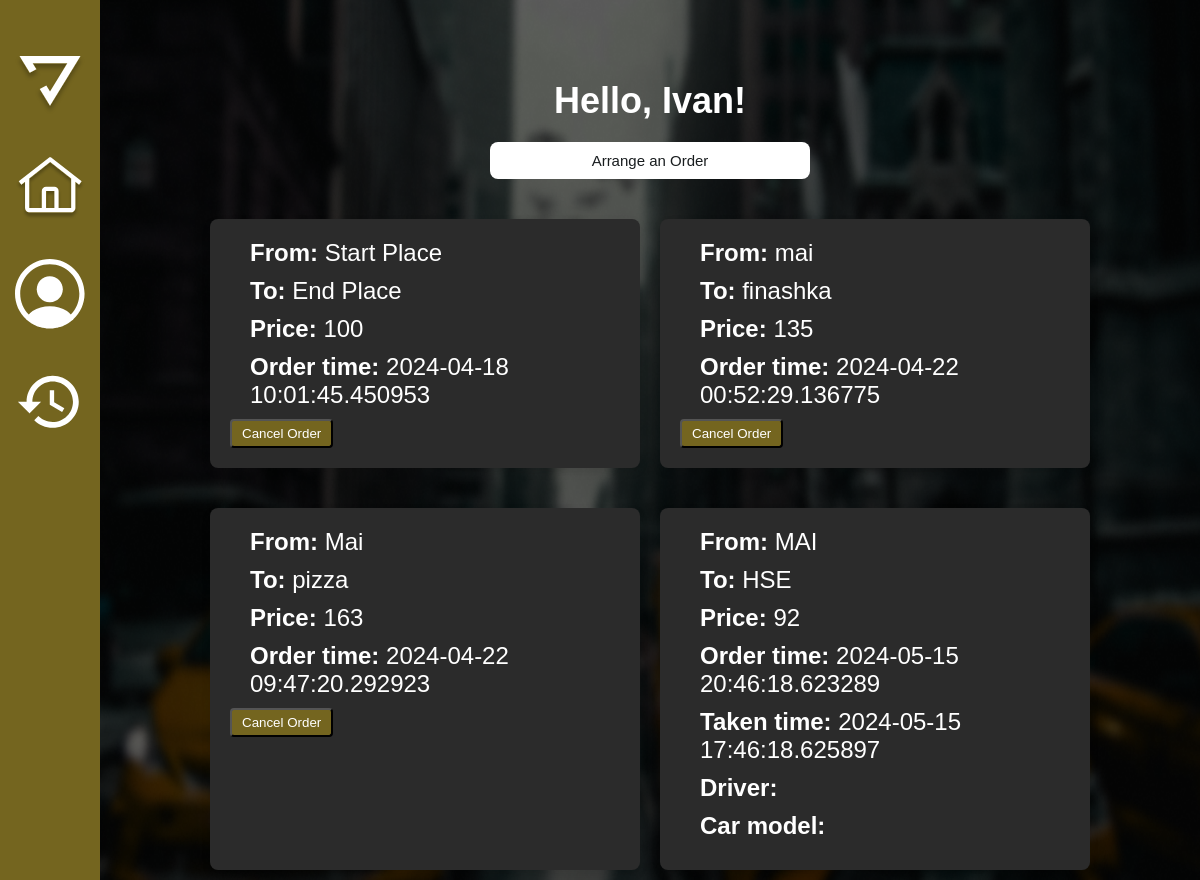
The page /index (signed in) on the database as committed earlier.
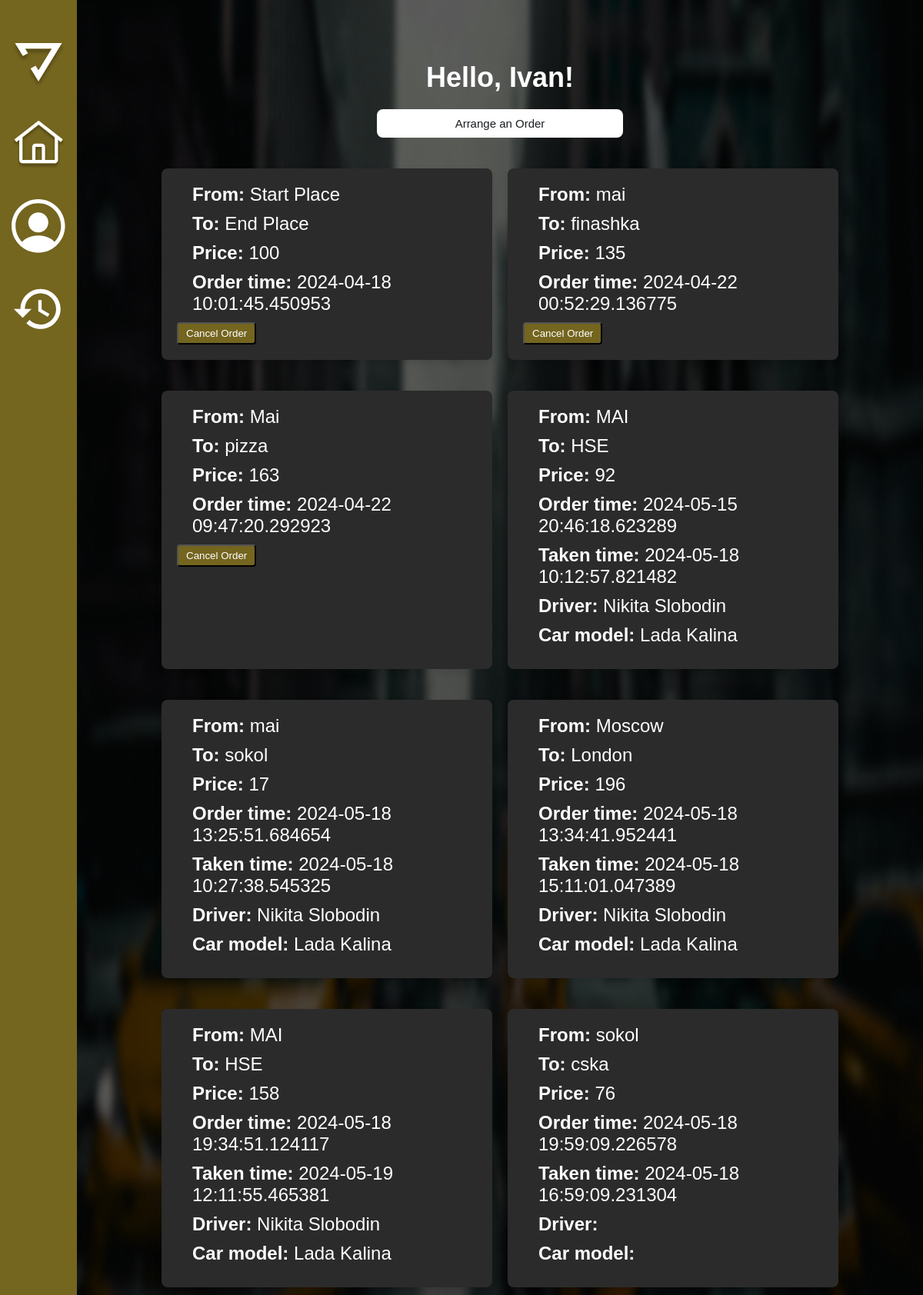
The same page on the database as committed later.
### app/models.py (models this page shows, shortened)
class Order(db.Model):
    id = db.Column(db.Integer, primary_key=True)
    place_start = db.Column(db.String(140), nullable=False)
    place_end = db.Column(db.String(140), nullable=False)
    price = db.Column(db.String(140), nullable=False)
    order_time = db.Column(db.DateTime, index=True, nullable=True)
    order_taked = db.Column(db.DateTime, index=True, nullable=True)
    order_finished = db.Column(db.DateTime, index=True, nullable=True)
    user_id = db.Column(db.Integer, db.ForeignKey('user.id'))
    driver_id = db.Column(db.Integer, db.ForeignKey('driver.id'), nullable=True)
    driver = db.relationship('Driver', back_populates='orders')
    score = db.Column(db.Integer, default=0)

class Driver(UserMixin, db.Model):
    id = db.Column(db.Integer, primary_key=True)
    first_name = db.Column(db.String(64), index=True, nullable=False)
    last_name = db.Column(db.String(64), index=True, nullable=False)
    middle_name = db.Column(db.String(64), index=True)
    email = db.Column(db.String(128), unique=True, index=True, nullable=False)
    car_model = db.Column(db.String(64), index=True, nullable=False)
    license_plate = db.Column(db.String(64), unique=True, index=True, nullable=False)
    password_hashed = db.Column(db.String(200), nullable=False)
    orders = db.relationship('Order', backref='driver', lazy='dynamic')
    role = db.Column(db.String(20), default='driver')
    status = db.Column(db.String(20), default='inactive', nullable=False)
    number_of_ratings = db.Column(db.Integer, default=0, nullable=False)
    rating = db.Column(db.Float, default=0.0, nullable=False)
    orders = db.relationship('Order', back_populates='driver')

### app/routes.py (the view)
@app.route('/index')
@login_required('user')
def index():
    orders = Order.query.filter(
        Order.user_id == current_user.id,
        db.or_(Order.order_taked.is_(None), Order.order_finished.is_(None))
    ).all()
    return render_template('index.html', orders=orders)

### app/models.py (called while the page is built)
@login.user_loader
def load_user(id):
    driver = Driver.query.get(int(id))
    if driver:
        return driver
    return User.query.get(int(id))

### app/utils.py (called while the page is built)
def login_required(role):
    def wrapper(func):
        @wraps(func)
        def decorated_view(*args, **kwargs):
            if not current_user.is_authenticated:
                return redirect(url_for('choice'))
            if current_user.role != role:
                print(f"Пользователь {current_user.email} имеет роль {current_user.role}, а ожидалось {role}")
                return abort(403)
            print(f"Пользователь {current_user.email} имеет роль {current_user.role}")
            return func(*args, **kwargs)
        return decorated_view
    return wrapper

### app/templates/index.html (shortened to what this page needs)
<!DOCTYPE html>
<html lang="ru">
<head>
    <link rel="stylesheet" href="{{ url_for('static', filename='css/style.css') }}">
</head>
<body class="index-page">
    <div class="list-order-page">
        <div class="container index">
            <div class="content">
                <div class="sidebar">
                    <div class="sidebar-item">
                        <a href="{{ url_for('choice') }}">
                            <img class="logo" src="../static/css/images/logo.svg" alt="logo">
                        </a>
                    </div>
                    <div class="sidebar-item">
                        <a href="{{ url_for('index') }}">
                            <img class="home-img" src="../static/css/images/home.svg" alt="home">
                        </a>
                        <a href="{{ url_for('profile') }}">
                            <img class="profile-img" src="../static/css/images/profile.svg" alt="profile">
                        </a>
                        <a href="{{ url_for('history_of_user_orders') }}">
                            <img class="history-img" src="../static/css/images/history.svg" alt="history">
                        </a>
                    </div>
                </div>
                <div class="content__main index">
                    <div class="content__container">
                        <h1 class="greeting">Hello, {{ current_user.first_name }}!</h1>
                        <div class="arrange-order-container">
                            <a href="{{ url_for('order') }}" class="arrange-order-btn">Arrange an Order</a>
                        </div>
                    </div>
                    <div class="orders__container">
                        <div class="available-order__container">
                            {% for order in orders %}
                                <div class="orders-item available-order">
                                    <div class="orders-item-text"><strong>From:</strong> {{ order.place_start }}</div>
                                    <div class="orders-item-text"><strong>To:</strong> {{ order.place_end }}</div>
                                    <div class="orders-item-text"><strong>Price:</strong> {{ order.price }}</div>
                                    <div class="orders-item-text"><strong>Order time:</strong> {{ order.order_time }}</div>
                                    {% if order.order_taked %}
                                        <div class="orders-item-text"><strong>Taken time:</strong> {{ order.order_taked }}</div>
                                        <div class="orders-item-text"><strong>Driver:</strong> {{ order.driver.first_name }} {{ order.driver.last_name }}</div>
                                        <div class="orders-item-text"><strong>Car model:</strong> {{ order.driver.car_model }}</div>
                                    {% else %}
                                        <form method="post" action="{{ url_for('cancel_order', order_id=order.id) }}">
                                            <button type="submit" class="btn btn-danger">Cancel Order</button>
                                        </form>
                                    {% endif %}
                                </div>
                            {% endfor %}
                        </div>
                    </div>
                </div>
            </div>
        </div>
    </div>
</body>
</html>

Rows that differ between the two databases and show on the page:
changed Order (number 4 of 8 on the later page): order_taked "2024-05-15 17:46:18.625897" → "2024-05-18 10:12:57.821482"; driver.first_name (not shown) → "Nikita"; driver.last_name (not shown) → "Slobodin"; driver.car_model (not shown) → "Lada Kalina"
added Order: place_start "mai", place_end "sokol", price "17", order_time "2024-05-18 13:25:51.684654", order_taked "2024-05-18 10:27:38.545325", driver.first_name "Nikita", driver.last_name "Slobodin", driver.car_model "Lada Kalina"
added Order: place_start "Moscow", place_end "London", price "196", order_time "2024-05-18 13:34:41.952441", order_taked "2024-05-18 15:11:01.047389", driver.first_name "Nikita", driver.last_name "Slobodin", driver.car_model "Lada Kalina"
added Order: place_start "MAI", place_end "HSE", price "158", order_time "2024-05-18 19:34:51.124117", order_taked "2024-05-19 12:11:55.465381", driver.first_name "Nikita", driver.last_name "Slobodin", driver.car_model "Lada Kalina"
added Order: place_start "sokol", place_end "cska", price "76", order_time "2024-05-18 19:59:09.226578", order_taked "2024-05-18 16:59:09.231304"
